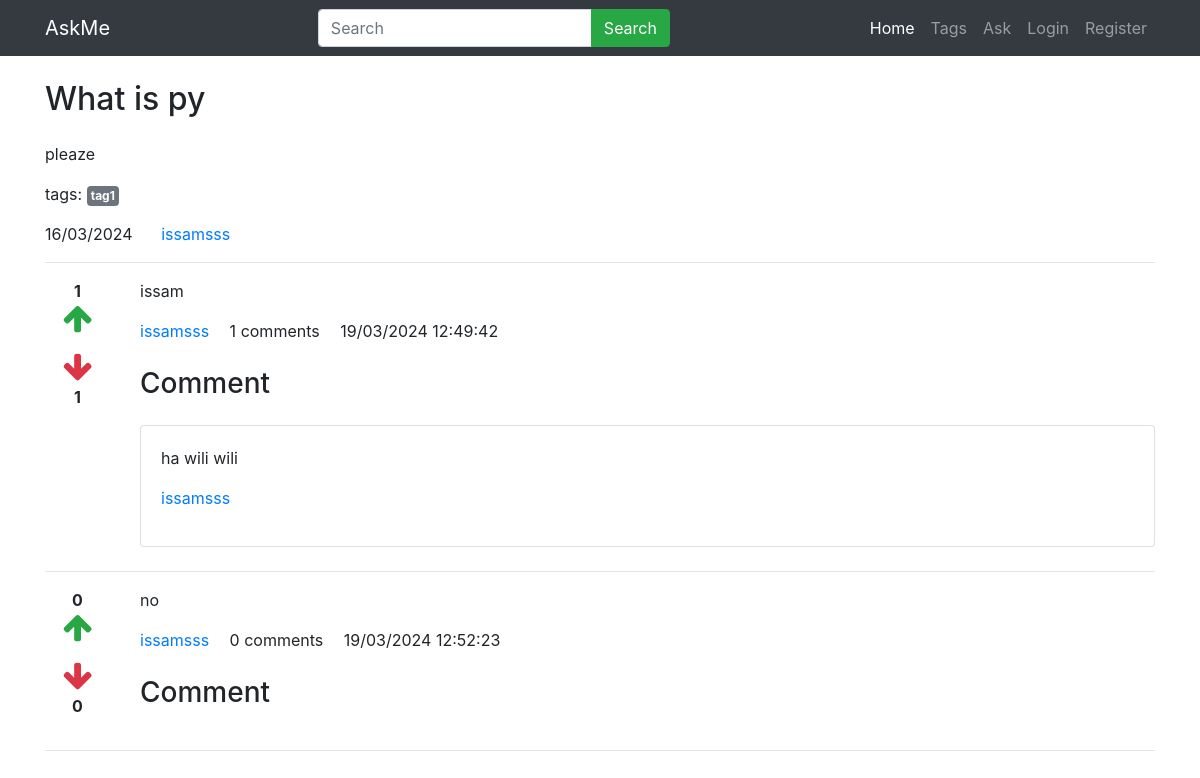
The app's page /detail/2 with its own data.
### main/models.py (models this page shows, shortened)
class Question(models.Model):
    user=models.ForeignKey(User ,on_delete=models.CASCADE)
    title=models.CharField(max_length=300)
    detail = models.TextField()
    tags=models.TextField(default='')
    add_time=models.DateTimeField(auto_now_add=True)

class Answer(models.Model):
    question=models.ForeignKey(Question,on_delete=models.CASCADE)
    user=models.ForeignKey(User,on_delete=models.CASCADE,null=True)
    detail=models.TextField()
    add_time=models.DateTimeField(auto_now_add=True)

class Comment(models.Model):
    answer = models.ForeignKey(Answer,on_delete=models.CASCADE)
    user=models.ForeignKey(User ,on_delete=models.CASCADE,related_name='comment_user')
    comment=models.TextField(default='')
    add_time=models.DateTimeField(auto_now_add=True)

### main/views.py (the view, shortened to what this page needs)
# urls.py: path('detail/<int:id>',views.detail,name='detail'),
def detail(request,id):
    quest=Question.objects.get(pk=id)
    tags=quest.tags.split(',')
    answers=Answer.objects.filter(question=quest)
    answerform=AnswerForm
    return render(request,'detail.html',{
        'quest':quest,
        'tags':tags,
        'answers':answers,
        'answerform':answerform
    })

### main/templates/detail.html (shortened to what this page needs)
{% extends 'base.html' %}
{% load static %}
{% load humanize %}
{% block content %}
    <div class="container">
        <h2 class="my-4">{{quest.title}}</h2>
        <p>{{quest.detail}}</p>
        <p>
            tags:
            {% for tag in tags %}
            <a href="/tag/{{tag|slugify}}" class="badge badge-secondary p-1">{{tag}}</a>
            {% endfor %}
        </p>
        <p>
            <span class="mr-4">{{quest.add_time|date:'d/m/Y'}}</span>
            <a href="#">{{quest.user.username}}</a>
        </p>
        <hr/>
        {% for answer in answers %}
        <div class="row">
            <div class="col-1" style="text-align: center;">
                <div class="upvote">
                    <strong class="upvote-count-{{answer.id}}">{{answer.upvote_set.count}}</strong><br/>
                    <span class="text-success">
                        <i class="fa fa-arrow-up fa-2x upvote-click" data-answer="{{answer.id}}"></i>
                    </span>
                </div>
                <div class="downvote mt-3">
                    <span class="text-danger">
                        <i class="fa fa-arrow-down fa-2x downvote-click" data-answer="{{answer.id}}"></i>
                    </span><br/>
                    <strong class="downvote-count-{{answer.id}}">{{answer.downvote_set.count}}</strong>
                </div>
            </div>
            <div class="col-11">
                <p>
                    {{ answer.detail }}
                </p>
                <p>
                    <a href="#" class="mr-3">{{answer.user.username}}</a>
                    <span class="mr-3"><span class="comment-count-{{answer.id}}">{{answer.comment_set.count}}</span> comments</span>
                    <span>{{answer.add_time|date:'d/m/Y h:i:s'}}</span>
                </p>
                <h3 class="my-4">Comment</h3>
                <div class="comment-wrapper-{{answer.id}}">
                    {% for comment in answer.comment_set.all %}
                    <div class="card mb-2">
                        <div class="card-body">
                            <p>{{comment.comment}}</p>
                            <p>
                                <a href="#">{{comment.user.username}}</a>
                            </p>
                        </div>
                    </div>
                    {% endfor %}
                </div>
            </div>
        </div>
        <hr/>
        {% endfor %}
    </div>
{% endblock %}

### records on screen
Question: title "What is py", detail "pleaze", tags "tag1", add_time "16/03/2024", user.username "issamsss"
Answer: upvote_set.count "1", downvote_set.count "1", detail "issam", user.username "issamsss", comment_set.count "1", add_time "19/03/2024 12:49:42"
Comment: comment "ha wili wili", user.username "issamsss"
Answer: upvote_set.count "0", downvote_set.count "0", detail "no", user.username "issamsss", comment_set.count "0", add_time "19/03/2024 12:52:23"
